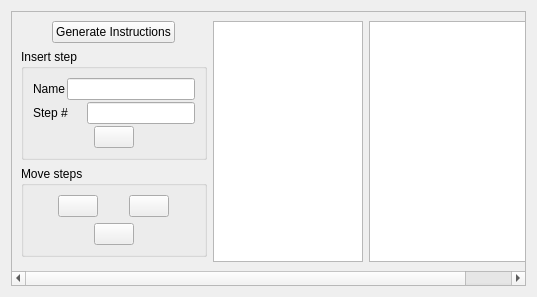
<?xml version="1.0" encoding="UTF-8"?>
<ui version="4.0">
 <class>brewDayScrollWidget</class>
 <widget class="QWidget" name="brewDayScrollWidget">
  <property name="geometry">
   <rect>
    <x>0</x>
    <y>0</y>
    <width>537</width>
    <height>297</height>
   </rect>
  </property>
  <property name="windowTitle">
   <string>Form</string>
  </property>
  <layout class="QHBoxLayout" name="horizontalLayout_4">
   <item>
    <widget class="QScrollArea" name="scrollArea">
     <property name="widgetResizable">
      <bool>true</bool>
     </property>
     <widget class="QWidget" name="scrollAreaWidgetContents">
      <property name="geometry">
       <rect>
        <x>0</x>
        <y>0</y>
        <width>523</width>
        <height>283</height>
       </rect>
      </property>
      <layout class="QHBoxLayout" name="horizontalLayout_3">
       <item>
        <layout class="QVBoxLayout" name="verticalLayout_4">
         <item>
          <layout class="QHBoxLayout" name="horizontalLayout_5">
           <property name="margin">
            <number>0</number>
           </property>
           <item>
            <widget class="QPushButton" name="pushButton_generateInstructions">
             <property name="sizePolicy">
              <sizepolicy hsizetype="Maximum" vsizetype="Fixed">
               <horstretch>0</horstretch>
               <verstretch>0</verstretch>
              </sizepolicy>
             </property>
             <property name="text">
              <string>Generate Instructions</string>
             </property>
            </widget>
           </item>
          </layout>
         </item>
         <item>
          <widget class="QGroupBox" name="groupBox">
           <property name="sizePolicy">
            <sizepolicy hsizetype="Preferred" vsizetype="Maximum">
             <horstretch>0</horstretch>
             <verstretch>0</verstretch>
            </sizepolicy>
           </property>
           <property name="title">
            <string>Insert step</string>
           </property>
           <layout class="QHBoxLayout" name="horizontalLayout_6">
            <item>
             <layout class="QVBoxLayout" name="verticalLayout_2">
              <property name="spacing">
               <number>2</number>
              </property>
              <item>
               <layout class="QHBoxLayout" name="horizontalLayout_2">
                <item>
                 <widget class="QLabel" name="label_2">
                  <property name="sizePolicy">
                   <sizepolicy hsizetype="Preferred" vsizetype="Fixed">
                    <horstretch>0</horstretch>
                    <verstretch>0</verstretch>
                   </sizepolicy>
                  </property>
                  <property name="text">
                   <string>Name</string>
                  </property>
                 </widget>
                </item>
                <item>
                 <widget class="QLineEdit" name="lineEdit_name">
                  <property name="sizePolicy">
                   <sizepolicy hsizetype="Minimum" vsizetype="Fixed">
                    <horstretch>0</horstretch>
                    <verstretch>0</verstretch>
                   </sizepolicy>
                  </property>
                  <property name="minimumSize">
                   <size>
                    <width>128</width>
                    <height>0</height>
                   </size>
                  </property>
                  <property name="toolTip">
                   <string>Name of new step</string>
                  </property>
                 </widget>
                </item>
               </layout>
              </item>
              <item>
               <layout class="QHBoxLayout" name="horizontalLayout">
                <item>
                 <widget class="QLabel" name="label">
                  <property name="sizePolicy">
                   <sizepolicy hsizetype="Preferred" vsizetype="Preferred">
                    <horstretch>0</horstretch>
                    <verstretch>0</verstretch>
                   </sizepolicy>
                  </property>
                  <property name="text">
                   <string>Step #</string>
                  </property>
                 </widget>
                </item>
                <item>
                 <widget class="QLineEdit" name="lineEdit_step">
                  <property name="sizePolicy">
                   <sizepolicy hsizetype="Fixed" vsizetype="Fixed">
                    <horstretch>0</horstretch>
                    <verstretch>0</verstretch>
                   </sizepolicy>
                  </property>
                  <property name="minimumSize">
                   <size>
                    <width>32</width>
                    <height>0</height>
                   </size>
                  </property>
                  <property name="toolTip">
                   <string>The number where the new step should be placed</string>
                  </property>
                 </widget>
                </item>
               </layout>
              </item>
              <item>
               <layout class="QHBoxLayout" name="horizontalLayout_7">
                <property name="margin">
                 <number>0</number>
                </property>
                <item>
                 <widget class="QPushButton" name="pushButton_insert">
                  <property name="sizePolicy">
                   <sizepolicy hsizetype="Maximum" vsizetype="Fixed">
                    <horstretch>0</horstretch>
                    <verstretch>0</verstretch>
                   </sizepolicy>
                  </property>
                  <property name="toolTip">
                   <string>Insert the new step</string>
                  </property>
                  <property name="text">
                   <string/>
                  </property>
                  <property name="icon">
                   <iconset resource="../resources.qrc">
                    <normaloff>:/images/smallPlus.svg</normaloff>:/images/smallPlus.svg</iconset>
                  </property>
                 </widget>
                </item>
               </layout>
              </item>
              <item>
               <spacer name="verticalSpacer_3">
                <property name="orientation">
                 <enum>Qt::Vertical</enum>
                </property>
                <property name="sizeHint" stdset="0">
                 <size>
                  <width>0</width>
                  <height>0</height>
                 </size>
                </property>
               </spacer>
              </item>
             </layout>
            </item>
           </layout>
          </widget>
         </item>
         <item>
          <widget class="QGroupBox" name="groupBox_2">
           <property name="title">
            <string>Move steps</string>
           </property>
           <layout class="QVBoxLayout" name="verticalLayout">
            <item>
             <layout class="QHBoxLayout" name="horizontalLayout_8">
              <property name="margin">
               <number>0</number>
              </property>
              <item>
               <widget class="QPushButton" name="pushButton_up">
                <property name="sizePolicy">
                 <sizepolicy hsizetype="Maximum" vsizetype="Fixed">
                  <horstretch>0</horstretch>
                  <verstretch>0</verstretch>
                 </sizepolicy>
                </property>
                <property name="toolTip">
                 <string>Move currently selected step up</string>
                </property>
                <property name="text">
                 <string/>
                </property>
                <property name="icon">
                 <iconset resource="../resources.qrc">
                  <normaloff>:/images/smallUpArrow.svg</normaloff>:/images/smallUpArrow.svg</iconset>
                </property>
               </widget>
              </item>
              <item>
               <widget class="QPushButton" name="pushButton_down">
                <property name="sizePolicy">
                 <sizepolicy hsizetype="Maximum" vsizetype="Fixed">
                  <horstretch>0</horstretch>
                  <verstretch>0</verstretch>
                 </sizepolicy>
                </property>
                <property name="toolTip">
                 <string>Move currently selected step down</string>
                </property>
                <property name="text">
                 <string/>
                </property>
                <property name="icon">
                 <iconset resource="../resources.qrc">
                  <normaloff>:/images/smallDownArrow.svg</normaloff>:/images/smallDownArrow.svg</iconset>
                </property>
               </widget>
              </item>
             </layout>
            </item>
            <item>
             <layout class="QHBoxLayout" name="horizontalLayout_10">
              <property name="margin">
               <number>0</number>
              </property>
              <item>
               <widget class="QPushButton" name="pushButton_remove">
                <property name="sizePolicy">
                 <sizepolicy hsizetype="Maximum" vsizetype="Fixed">
                  <horstretch>0</horstretch>
                  <verstretch>0</verstretch>
                 </sizepolicy>
                </property>
                <property name="toolTip">
                 <string>Remove currently selected step</string>
                </property>
                <property name="text">
                 <string/>
                </property>
                <property name="icon">
                 <iconset resource="../resources.qrc">
                  <normaloff>:/images/smallMinus.svg</normaloff>:/images/smallMinus.svg</iconset>
                </property>
               </widget>
              </item>
             </layout>
            </item>
           </layout>
          </widget>
         </item>
         <item>
          <spacer name="verticalSpacer">
           <property name="orientation">
            <enum>Qt::Vertical</enum>
           </property>
           <property name="sizeHint" stdset="0">
            <size>
             <width>20</width>
             <height>40</height>
            </size>
           </property>
          </spacer>
         </item>
        </layout>
       </item>
       <item>
        <widget class="QListWidget" name="listWidget">
         <property name="sizePolicy">
          <sizepolicy hsizetype="Expanding" vsizetype="Expanding">
           <horstretch>0</horstretch>
           <verstretch>0</verstretch>
          </sizepolicy>
         </property>
         <property name="minimumSize">
          <size>
           <width>150</width>
           <height>0</height>
          </size>
         </property>
        </widget>
       </item>
       <item>
        <widget class="BtTextEdit" name="btTextEdit">
         <property name="minimumSize">
          <size>
           <width>200</width>
           <height>0</height>
          </size>
         </property>
        </widget>
       </item>
      </layout>
     </widget>
    </widget>
   </item>
  </layout>
 </widget>
 <customwidgets>
  <customwidget>
   <class>BtTextEdit</class>
   <extends>QPlainTextEdit</extends>
   <header location="global">BtTextEdit.h</header>
  </customwidget>
 </customwidgets>
 <resources>
  <include location="../resources.qrc"/>
 </resources>
 <connections/>
</ui>
